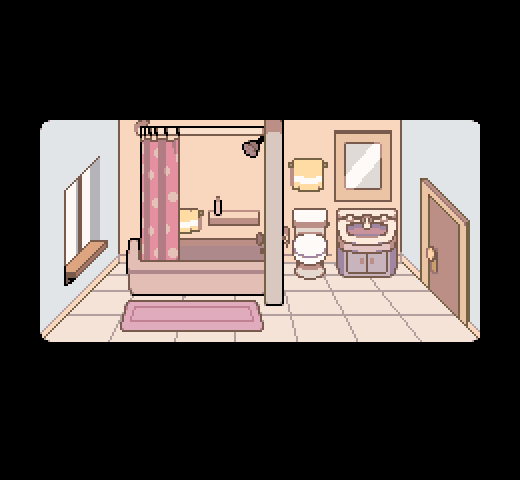

This game map was drawn from its Tiled (.tmx) file and the tilesets committed beside it. A one-line description and the full map source follow:
An orthogonal 13x12 tile map with 40x40 px tiles, 1 tile layer (tiles), 2 tilesets and 9 objects (transition, entry, spawn).

<map version="1.10" tiledversion="1.11.0" orientation="orthogonal" renderorder="right-down" width="13" height="12" tilewidth="40" tileheight="40" infinite="0" nextlayerid="5" nextobjectid="14">
 <editorsettings>
  <export target="data.lua" format="lua" />
 </editorsettings>
 <properties>
  <property name="border" value="leaves" />
  <property name="inside" type="bool" value="true" />
  <property name="light" value="true" />
  <property name="music" value="home" />
  <property name="name" value="Bathroom" />
 </properties>
 <tileset firstgid="1" source="../../../../tilesets/toriel_house.tsx" />
 <tileset firstgid="1667" source="../../../../tilesets/toriel_house_robbed.tsx" />
 <layer id="1" name="tiles" width="13" height="12" offsetx="40" offsety="0">
  <data encoding="csv">
0,0,0,0,0,0,0,0,0,0,0,0,0,
0,0,0,0,0,0,0,0,0,0,0,0,0,
2993,2994,2995,2996,2997,2998,2999,3000,3001,3002,3003,0,0,
3027,3028,3029,3030,3031,3032,3033,3034,3035,3036,3037,0,0,
3061,3062,3063,3064,3065,3066,3067,3068,3069,3070,3071,0,0,
3095,3096,3097,3098,3099,3100,3101,3102,3103,3104,3105,0,0,
3129,3130,3131,3132,3133,3134,3135,3136,3137,3138,3139,0,0,
3163,3164,3165,3166,3167,3168,3169,3170,3171,3172,3173,0,0,
3197,3198,3199,3200,3201,3202,3203,3204,3205,3206,3207,0,0,
0,0,0,0,0,0,0,0,0,0,0,0,0,
0,0,0,0,0,0,0,0,0,0,0,0,0,
0,0,0,0,0,0,0,0,0,0,0,0,0
</data>
 </layer>
 <objectgroup color="#0000ff" id="2" name="collision">
  <object id="1" x="40" y="80" width="440" height="40" />
  <object id="3" x="40" y="343" width="440" height="39" />
  <object id="4" x="477.698" y="338.744">
   <polygon points="0,0 -17,-17 -16,-109 -47,-141 -48,-49 -75,-75 -75,-213 5,-211" />
  </object>
  <object id="5" x="40" y="320">
   <polygon points="0,0 79,-79 79,-215 0,-217" />
  </object>
  <object id="7" x="280" y="200" width="120" height="80" />
  <object id="8" x="80" y="240" width="200" height="50.5" />
 </objectgroup>
 <objectgroup color="#ff007f" id="4" name="objects">
  <object id="9" name="transition" x="427.989" y="194.779" width="36" height="120">
   <properties>
    <property name="exit_delay" type="int" value="1" />
    <property name="exit_sound" value="doorclose" />
    <property name="facing" value="right" />
    <property name="map" value="hometown/torhouse_robbed/floor1" />
    <property name="marker" value="entry3" />
    <property name="sound" value="dooropen" />
   </properties>
  </object>
 </objectgroup>
 <objectgroup color="#5500ff" id="3" name="markers">
  <object id="10" name="entry" x="398.221" y="312.291">
   <point />
  </object>
  <object id="11" name="spawn" x="307.606" y="310.511">
   <point />
  </object>
 </objectgroup>
</map>
